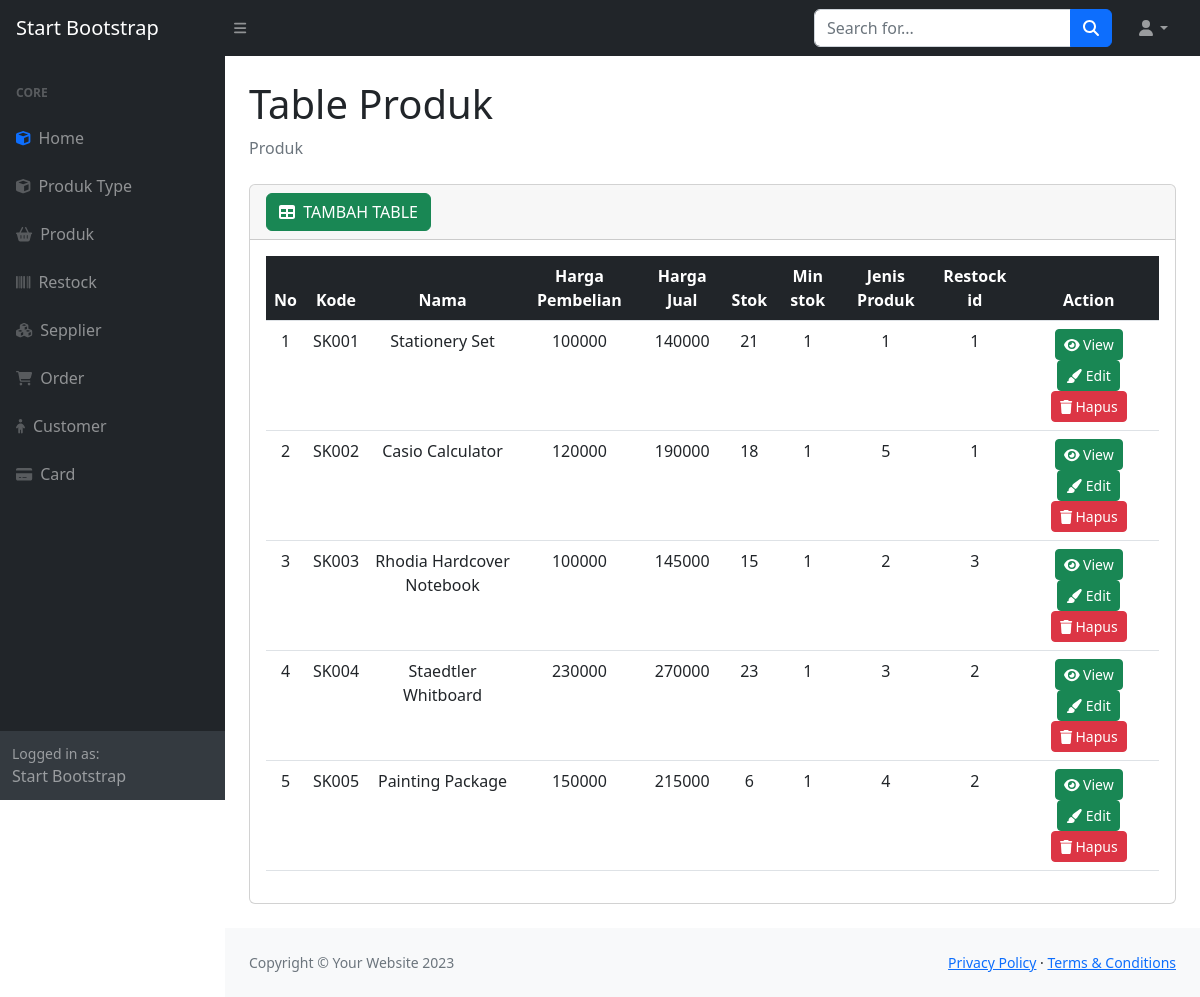
The page /halaman_belakang/produk_table.php on the database its author committed.
### tables this page shows
CREATE TABLE `product` (
  `id` int(11) NOT NULL,
  `sku` varchar(45) DEFAULT NULL,
  `name` varchar(45) DEFAULT NULL,
  `purchase_price` int(11) DEFAULT NULL,
  `sell_price` int(11) DEFAULT NULL,
  `stock` int(11) DEFAULT 0,
  `min_stock` int(11) DEFAULT 0,
  `product_type_id` int(11) NOT NULL,
  `restock_id` int(11) NOT NULL
);

### halaman_belakang/produk_table.php (the view, shortened to what this page needs)
<?php
include '../databases/koneksi.php';
$query = "SELECT * FROM product";
$sql = mysqli_query($koneksi, $query);
?>
<!DOCTYPE html>
<html lang="en">
<head>
    <link href="https://cdn.jsdelivr.net/npm/simple-datatables@7.1.2/dist/style.min.css" rel="stylesheet" />
    <link href="css/styles.css" rel="stylesheet" />
</head>
<body class="sb-nav-fixed">
    <nav class="sb-topnav navbar navbar-expand navbar-dark bg-dark">
        <a class="navbar-brand ps-3" href="index.html">Start Bootstrap</a>
        <button class="btn btn-link btn-sm order-1 order-lg-0 me-4 me-lg-0" id="sidebarToggle" href="#!"><i class="fas fa-bars"></i></button>
        <form class="d-none d-md-inline-block form-inline ms-auto me-0 me-md-3 my-2 my-md-0">
            <div class="input-group">
                <input class="form-control" type="text" placeholder="Search for..." aria-label="Search for..." aria-describedby="btnNavbarSearch" />
                <button class="btn btn-primary" id="btnNavbarSearch" type="button"><i class="fas fa-search"></i></button>
            </div>
        </form>
        <ul class="navbar-nav ms-auto ms-md-0 me-3 me-lg-4">
            <li class="nav-item dropdown">
                <a class="nav-link dropdown-toggle" id="navbarDropdown" href="#" role="button" data-bs-toggle="dropdown" aria-expanded="false"><i class="fas fa-user fa-fw"></i></a>
            </li>
        </ul>
    </nav>
    <div id="layoutSidenav">
        <div id="layoutSidenav_nav">
            <nav class="sb-sidenav accordion sb-sidenav-dark" id="sidenavAccordion">
                <div class="sb-sidenav-menu">
                    <div class="nav">
                        <div class="sb-sidenav-menu-heading">Core</div>
                        <a class="nav-link" href="../index.php">
                            <div class="sb-nav-link-icon text-primary"><i class="fa fa-cube" aria-hidden="true"></i></div>
                            Home
                        </a>
                        <a class="nav-link" href="produk_type.php">
                            <div class="sb-nav-link-icon"><i class="fa fa-cube" aria-hidden="true"></i></div>
                            Produk Type
                        </a>
                        <a class="nav-link" href="produk_table.php">
                            <div class="sb-nav-link-icon"><i class="fa fa-shopping-basket" aria-hidden="true"></i></div>
                            Produk
                        </a>
                        <a class="nav-link" href="restock.php">
                            <div class="sb-nav-link-icon"><i class="fa fa-barcode" aria-hidden="true"></i></div>
                            Restock
                        </a>
                        <a class="nav-link" href="supplier.php">
                            <div class="sb-nav-link-icon"><i class="fa fa-cubes" aria-hidden="true"></i></div>
                            Sepplier
                        </a>
                        <a class="nav-link" href="order.php">
                            <div class="sb-nav-link-icon"><i class="fa fa-shopping-cart" aria-hidden="true"></i></div>
                            Order
                        </a>
                        <a class="nav-link" href="customer.php">
                            <div class="sb-nav-link-icon"><i class="fa fa-child" aria-hidden="true"></i></div>
                            Customer
                        </a>
                        <a class="nav-link" href="card.php">
                            <div class="sb-nav-link-icon"><i class="fa fa-credit-card-alt" aria-hidden="true"></i></div>
                            Card
                        </a>
                    </div>
                </div>
                <div class="sb-sidenav-footer">
                    <div class="small">Logged in as:</div>
                    Start Bootstrap
                </div>
            </nav>
        </div>
        <div id="layoutSidenav_content">
            <main>
                <div class="container-fluid px-4">
                    <h1 class="mt-4">Table Produk</h1>
                    <ol class="breadcrumb mb-4">
                        <li class="breadcrumb-item active">Produk</li>
                    </ol>
                    <div class="card mb-4">
                        <div class="card-header">
                            <a href="tambah/tambah_produk.php?tambah" class="btn btn-success"><i class="fas fa-table me-1"></i>
                                TAMBAH TABLE</a>
                        </div>
                        <div class="card-body">
                            <table class="table table-border table-hover">
                                <thead class="bg-dark text-white text-center">
                                    <tr>
                                        <th>No</th>
                                        <th>Kode</th>
                                        <th>Nama</th>
                                        <th>Harga Pembelian</th>
                                        <th>Harga Jual</th>
                                        <th>Stok </th>
                                        <th>Min stok </th>
                                        <th>Jenis Produk</th>
                                        <th>Restock id </th>
                                        <th>Action</th>
                                    </tr>
                                </thead>
                                <tbody class="text-center">
                                    <?php
                                    $nomor = 1;
                                    while ($tabel = mysqli_fetch_assoc($sql)) {
                                    ?>
                                        <tr>
                                            <td><?= $nomor ?></td>
                                            <td><?= $tabel['sku']?></td>
                                            <td><?= $tabel['name']?></td>
                                            <td><?= $tabel['purchase_price']?></td>
                                            <td><?= $tabel['sell_price']?></td>
                                            <td><?= $tabel['stock']?></td>
                                            <td><?= $tabel['min_stock']?></td>
                                            <td><?= $tabel['product_type_id']?></td>
                                            <td><?= $tabel['restock_id']?></td>
                                            <td>
                                                <a href="tambah/view.php?view=<?= $tabel['id']?>" type=" button" class="btn btn-success btn-sm">
                                                    <i class="fa fa-eye" aria-hidden="true"></i>
                                                    View
                                                </a>
                                                <a href="tambah/tambah_produk.php?edit=<?= $tabel['id']?>" type=" button" class="btn btn-success btn-sm">
                                                    <i class="fa fa-paint-brush" aria-hidden="true"></i>
                                                    Edit
                                                </a>
                                                <a href="tambah/proses_produk.php?hapus=<?= $tabel['id']?>" type="button" class="btn btn-danger btn-sm" onClick="return confirm('apakah anda yakin ingin menghapus data???')">
                                                    <i class="fa fa-trash"></i>
                                                    Hapus
                                                </a>
                                            </td>
                                        </tr>
                                    <?php
                                        $nomor++;
                                    }
                                    ?>
                                </tbody>
                            </table>
                        </div>
                    </div>
                </div>
            </main>
            <footer class="py-4 bg-light mt-auto">
                <div class="container-fluid px-4">
                    <div class="d-flex align-items-center justify-content-between small">
                        <div class="text-muted">Copyright &copy; Your Website 2023</div>
                        <div>
                            <a href="#">Privacy Policy</a>
                            &middot;
                            <a href="#">Terms &amp; Conditions</a>
                        </div>
                    </div>
                </div>
            </footer>
        </div>
    </div>
</body>
</html>

### rows shown on the page
product: sku "SK001", name "Stationery Set", purchase_price "100000", sell_price "140000", stock "21", min_stock "1", product_type "1", restock "1"
product: sku "SK002", name "Casio Calculator", purchase_price "120000", sell_price "190000", stock "18", min_stock "1", product_type "5", restock "1"
product: sku "SK003", name "Rhodia Hardcover Notebook", purchase_price "100000", sell_price "145000", stock "15", min_stock "1", product_type "2", restock "3"
product: sku "SK004", name "Staedtler Whitboard", purchase_price "230000", sell_price "270000", stock "23", min_stock "1", product_type "3", restock "2"
product: sku "SK005", name "Painting Package", purchase_price "150000", sell_price "215000", stock "6", min_stock "1", product_type "4", restock "2"
